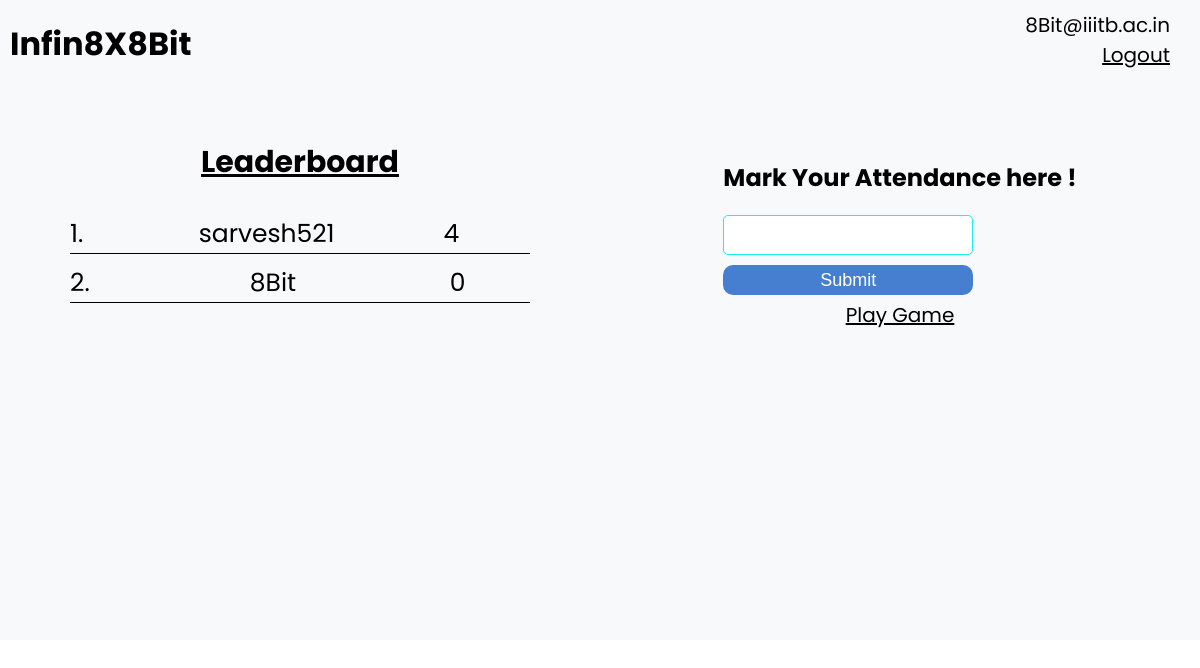
The app's page / (signed in), older data.
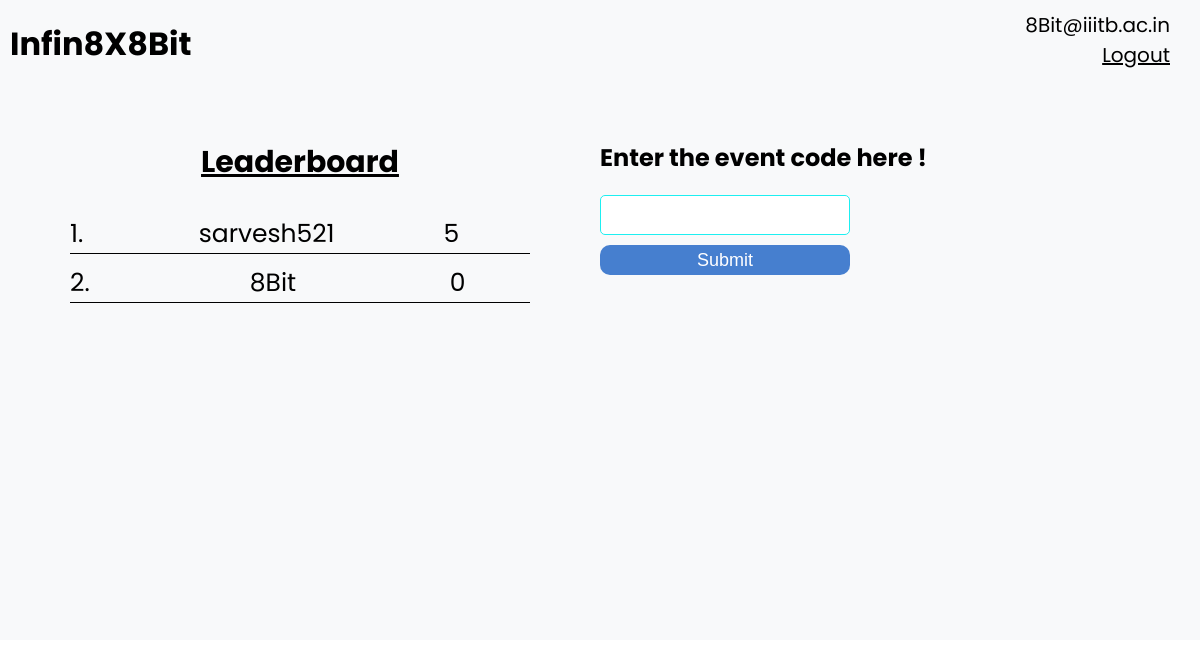
The same page, newer data.
### base/models.py (models this page shows)
class User(AbstractUser):
    email = models.EmailField(unique=True)
    phone_number=models.IntegerField()
    username=models.CharField(unique=True,max_length=100)
    email_token = models.CharField(max_length=255, default="", blank=True)
    email_verified = models.BooleanField(default=False)
    points=models.IntegerField(default=0)
    worst_case_points = models.IntegerField(default=0)
    admin = models.BooleanField(default=False)
    USERNAME_FIELD = 'email'
    REQUIRED_FIELDS = ['username','phone_number']
    requests_left = models.IntegerField(default=5)
    def __str__(self) -> str:
        return str(self.email)

### base/views.py (the view, shortened to what this page needs)
# urls.py: path('',views.participant_home,name="participant_home"),
def participant_home(request):
    d={}
    attendance = Attendance.objects.all().values()
    for x in attendance:
        d[x['code']]=x['value']
    k_l=list(d.keys())
    flag=1
    if request.user.is_authenticated:
        user_1= User.objects.get(email=str(request.user))
        if user_1.admin==True:
            flag=0
        check(request)
        users=User.objects.all().order_by('-points').values()
        context = {
            'users': users,
            'flag':flag,
        }
        return render(request, 'participant_home.html', context)

### base/views.py (called while the page is built, shortened)
def check(request):     #deletes requests which have their time over 2hrs
    out_requests = OutgoingRequest.objects.filter(sender=request.user)
    in_requests = IncomingRequest.objects.filter(receiver=request.user)
    time_now = datetime.now(pytz.timezone(TIME_ZONE))   #timezone
    return

### base/templates/participant_home.html (shortened to what this page needs)
{% include 'participant_main.html' %}
<div class="screen">
{% block content %}
<div class="participant-left">
    <h3 class="LeaderBoard-heading">Leaderboard</h3>
    <div class="LeaderBoard">
        {% for user in users %}
        <div class="ranking">
            <p class="rank">{{ forloop.counter }}. &nbsp;&nbsp;&nbsp; <span class="ranking-name">{{ user.username }}</span> &nbsp;&nbsp;&nbsp;{{ user.points }}</h1>
        </div>
        {% endfor %}
    </div>
</div>
{% if request.user.is_authenticated %}
    {% if flag %}
<div class="participant-right">
    <div class="code-input-box">
        <h2>Mark Your Attendance here !</h2>
        <form method="post" action="{% url 'participant_home' %}">
            <input type="text" id="text_input" name="text_input" required>
            <br>
            <button type="submit" class="btn">Submit</button>
        </form>
    </div>
    <div class="nav-center">
        {% if request.user.is_authenticated %}
        <a href="{% url 'playGame' %}" class="logout-button">Play Game</a>
        {% endif %}
    </div>
    {% else %}
    <div class="code-input-box">
        <h2>Enter the event code here !</h2>
        <form method="post" action="{% url 'participant_home' %}">
            <input type="text" id="text_input" name="text_input" required>
            <br>
            <button type="submit" class="btn">Submit</button>
        </form>
    </div>
    {% endif %}
</div>
{% endif %}
{% endblock %}

### base/templates/participant_main.html (shortened to what this page needs)
<!DOCTYPE html>
<html lang="en">
<head>
</head>
<body>
    {% include 'participant_navbar.html' %}
</body>
</html>

### base/templates/participant_navbar.html (shortened to what this page needs)
<div class="home-container-participant">
   <a href="{% url 'participant_home' %}" class="heading-participant"><h1>Infin8X8Bit</h1></a>
   <div class="nav-right">
       {% if request.user.is_authenticated %}
       <h1 class="hello-text">{{request.user}}</h1>
       <a href="{% url 'logout' %}" class="logout-button">Logout</a>
       {% else %}
       <a href="{% url 'login' %}">Login</a>
       {% endif %}
   </div>
</div>

### base/templates/participant_home.html (style rules this page uses)
.screen { min-height: 65vh; display: flex; font-family: 'Poppins', sans-serif; background-color: #f8f9fa; width: 100vw; }
.participant-left { width: 50%; padding-top: 20px; display: flex; flex-direction: column; align-items: center; }
.LeaderBoard-heading { font-size: 30px; text-decoration: underline; padding-bottom: 20px; }
.LeaderBoard { padding: 10px; width: 80%; }
.ranking { border-bottom: 1px solid black; margin-bottom: 10px; font-weight: 400; font-size: 25px; }
.ranking-name { display: inline-block; width: 25vw; text-align: center; }
.code-input-box { margin-top: 20px; }
input { width: 250px; height: 40px; border: 1px solid #1deff1; border-radius: 5px; margin-bottom: 10px; font-size: 1rem; padding: 5px; margin-top: 20px; }
.btn { background-color: #467fcf; color: white; margin-bottom: 5px; width: 250px; height: 30px; border-radius: 10px; border: none; font-size: 18px; font-weight: 400; }

### base/templates/participant_navbar.html (style rules this page uses)
* { padding: 0; margin: 0; box-sizing: border-box; }
.home-container-participant { background-color: #f8f9fa; width: 100%; height: 15vh; display: flex; font-family: 'Poppins', sans-serif; align-items: flex-start; justify-content: space-between; padding-top: 10px; }
.heading-participant { text-decoration: none; color: black; text-align: left; padding: 10px; width: 20%; }
.nav-right { display: flex; flex-direction: column; align-items: flex-end; justify-content: flex-start; width: 50vw; height: 15vh; padding-right: 30px; }
.logout-button { text-decoration: underline; font-size: 20px; color: black; }
.hello-text { font-size: 20px; font-weight: 400; }

Row changes from the older to the newer data that the page shows:
changed User "sarvesh521": points "4" → "5"
Text that changed along with them:
text no longer shown: "Mark Your Attendance here ! Play Game"
text now shown: "Enter the event code here !"
